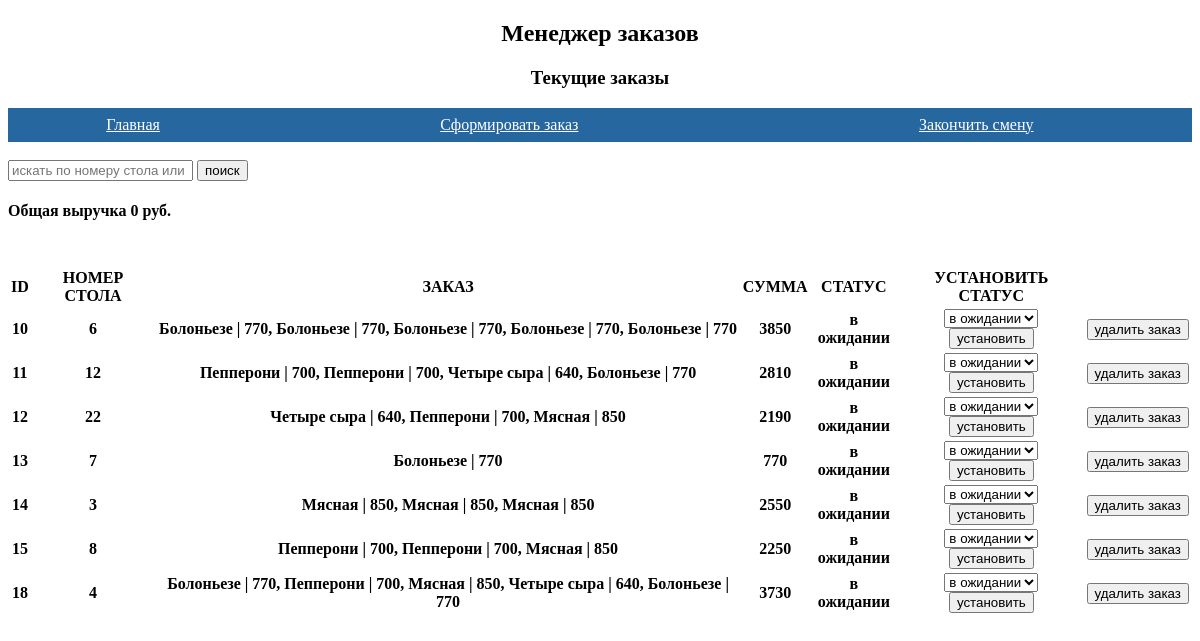
Before: /main/ with the older database file.
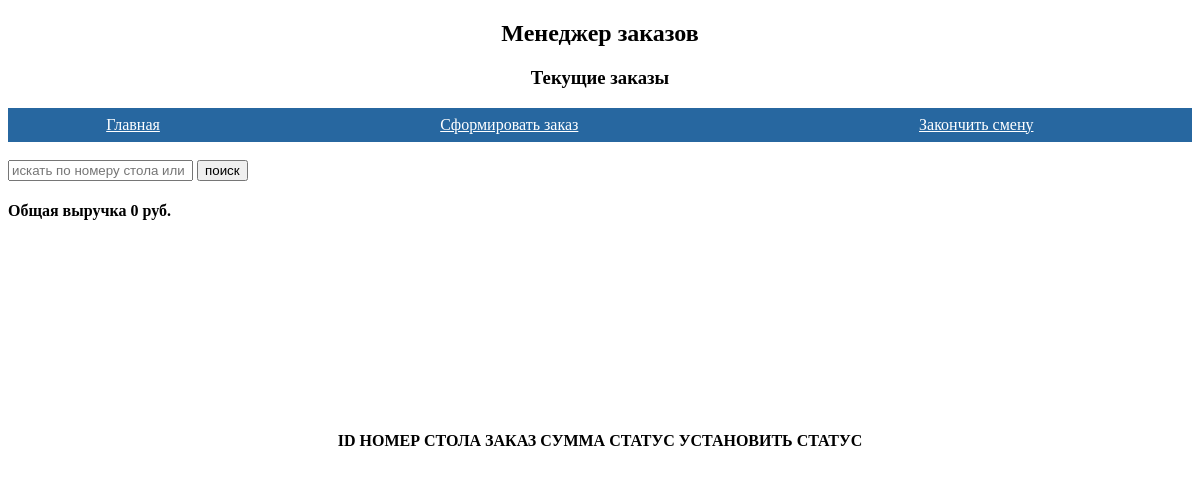
After: the same page with the newer database file.
### order_manager/models.py (models this page shows)
class Order(models.Model):
    table_number = models.PositiveIntegerField()
    items = models.CharField(max_length=500)
    total_price = models.PositiveIntegerField()
    status = models.CharField(max_length=15, choices=STATUSES)

### order_manager/views.py (the view, shortened to what this page needs)
# urls.py: path('main/', order_list),
def order_list(request):
    orders = Order.objects.all()
    prices = [int(order.total_price) for order in orders if order.status == 'оплачено']
    rev = sum(prices)
    context = {'message': 'Текущие заказы', 'orders': orders, 'rev': rev}
    return render(request, 'main.html', context)

### order_manager/templates/main.html (shortened to what this page needs)
{% extends 'index.html' %}
{% block menu %}
<li><a href="/finish">Закончить смену</a></li>
{% endblock %}
{% block content %}
<br>
<form action="/main/" method="post">
    <input type="text" name="param" placeholder="искать по номеру стола или статусу">
    <input type="submit" value="поиск">
</form>
<h4>
    Общая выручка {{ rev }} руб.
</h4>
<div class="center-screen">
          <table>
          <thead>
          <tr>
              <th scope="col">ID</th>
              <th scope="col">НОМЕР СТОЛА</th>
              <th scope="col">ЗАКАЗ</th>
              <th scope="col">СУММА</th>
              <th scope="col">СТАТУС</th>
              <th scope="col">УСТАНОВИТЬ СТАТУС</th>
          </tr>
          </thead>
          <tbody>
          {% for order in orders %}
             <tr>
                 <th>{{ order.id }}</th>
                 <th>{{ order.table_number }}</th>
                 <th>{{ order.items }}</th>
                 <th>{{ order.total_price }}</th>
                 <th>{{ order.status }}</th>
                 {% if order.status != "оплачено" %}
                 <th>
                     <form action="/change/{{ order.id }}/" method="post">
                         <select name="current_status">
                             <option value="в ожидании">в ожидании</option>
                         </select>
                        <input type="submit" value="установить">
                     </form>
                 </th>
                 <th>
                     <form action="/delete/{{ order.id }}/" method="post">
                         <input type="submit" value="удалить заказ">
                     </form>
                 </th>
                 {% endif %}
             </tr>
          {% endfor %}
          </tbody>
      </table>
</div>
{% endblock %}

Changed rows visible on the page:
removed Order: id "10", table_number "6", items "Болоньезе | 770, Болоньезе | 770, Болоньезе | 770, Болоньезе | 770, Болоньезе | 770", total_price "3850", status "в ожидании"
removed Order: id "11", table_number "12", items "Пепперони | 700, Пепперони | 700, Четыре сыра | 640, Болоньезе | 770", total_price "2810", status "в ожидании"
removed Order: id "12", table_number "22", items "Четыре сыра | 640, Пепперони | 700, Мясная | 850", total_price "2190", status "в ожидании"
removed Order: id "13", table_number "7", items "Болоньезе | 770", total_price "770", status "в ожидании"
removed Order: id "14", table_number "3", items "Мясная | 850, Мясная | 850, Мясная | 850", total_price "2550", status "в ожидании"
removed Order: id "15", table_number "8", items "Пепперони | 700, Пепперони | 700, Мясная | 850", total_price "2250", status "в ожидании"
removed Order: id "18", table_number "4", items "Болоньезе | 770, Пепперони | 700, Мясная | 850, Четыре сыра | 640, Болоньезе | 770", total_price "3730", status "в ожидании"
